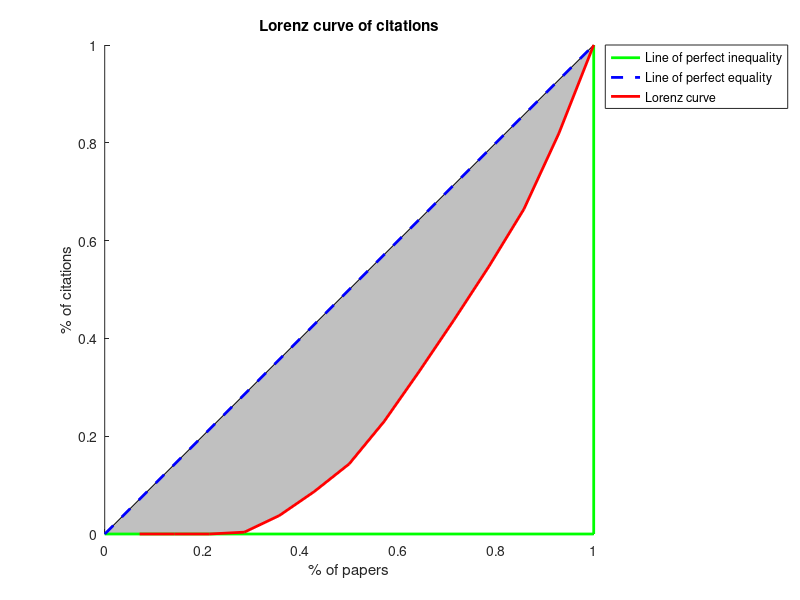

Recreate this plot in MATLAB. (Note: this script raises an error after producing the figure.)
function bibliometrics(varargin)
% BIBLIOMETRICS - Compute pratically all bibliometric indices actually known.
% Compute pratically all bibliometric indices actually known.
% Actually, every researcher come to terms with his/her bibliometric
% performance. There are many software to compute these indices, like
% Publish or Perish or Google Scholar. Anyway, these softwares require an
% additional work like to identify the proper papers to exclude papers by
% authors with the same name and surname. More over, Google Scholar is not
% efficient to list all the authors of a papers (it cuts the list), so some
% metrics are inaccurate.
% So I decided to set-up this algorithm to compute these metrics without web
% data-mining.
% 
% Syntax: 	bibliometrics(C,Y,A)
%      
%     Inputs:
%           C - an array with the number of Citations of published papers
%           (mandatory). These data can be obtained using several databases
%           as ISI, Researcher ID, Google Scholar, Scopus, Citeseeker,...
%           Y - an array with the Years of publication of the papers
%           (optional). Everybody know when an own paper was published...
%           A - an array with the number of Authors of published papers.
%           Everybody know the number of co-authors of an own paper...
%     Outputs (if all vectors were given):
%           - Descriptive statistics:
%               ° Total number of papers
%               ° Total number of citations
%               ° Min, Max, Mode, Median and Mean citations per papers (with 95% confidence intervals)
%               ° Variation Coefficient (normal and adjusted)
% 		      ° Gini's Coefficient
%               ° Years of activity, first and last year of publication
%               ° Min, Max, Mode, Median and Mean papers per year (with 95% confidence intervals)
%               ° Mean number of citations per year
%               ° Min, Max, Mode, Median and Mean Authors per paper (with 95% confidence intervals)
%               ° Citations per author
%           - Bibliometrics indices
%               ° Citations indices
%                   * Hirsch's h-index with a and m parameters, delta-h
%                   * Egghe's g-index, delta-g
%                   * Jin's A-index
%                   * Kosmulski's h2-index
%                   * Zhang's e-index
%                   * Sidiropoulos'es normalized h-Index 
%               ° Years weighted indices
%                   * Sidiropoulos'es Contemporary h-Index (hc-index)
%                   * Jin's Age weighted citation rate (AWCR) and AR-index
%                   * Harzing's Age weighted citation rate (AWCR) and AR-index
%               ° Authors weighted indices
%                   * Batista's Individual h-index (hI-index)
%                   * Harzing's Individual h-index (hI,norm-index)
%                   * Schreiber's Multi-authored h-index (hm-index)
%               ° Years and Authors weighted indices
%                   * Jin's Age weighted citation rate (AWCR) and AR-index
%                   * Harzing's Age weighted citation rate (AWCR) and AR-index
% 
%               Several plots
% 
%   Example:
%               C=[12 8 1 0 5 3 0 0];
%               Y=[2004 2007 2008 2008 2008 2009 2009 2010];
%               A=[8 9 10 7 11 11 7 5];
%               bibliometrics(C,Y,A)
% 
%           Created by Giuseppe Cardillo
%           giuseppe.cardillo-edta@poste.it
% 
% To cite this file, this would be an appropriate format:
% Cardillo G. (2010) Bibliometrics: the art of citations indices
% http://www.mathworks.com/matlabcentral/fileexchange/28161

%Input error handling
p = inputParser;
validationC = @(x) all(isnumeric(x)) && all(isreal(x)) && all(isfinite(x)) && isrow(x) && all(x>=0);
defaultC=[48 28 9 1 31 27 23 41 13 29 0 15 0 0];
addOptional(p,'C',defaultC,validationC);
validationAY = @(x) all(isnumeric(x)) && all(isreal(x)) && all(isfinite(x)) && isrow(x) && all(x>0);
defaultY=2000+[4 7 8 8 8 9 9 10 11 12 13 14 16 17];
addOptional(p,'Y',defaultY,validationAY);
defaultA=[8 9 10 7 11 11 7 5 4 8 8 8 14 8];
addOptional(p,'A',defaultA,validationAY);
parse(p,varargin{:});
C=p.Results.C; Y=p.Results.Y; A=p.Results.A;
clear p default* validation*

tr=repmat('-',1,80);

disp('BIBLIOMETRICS'); disp(tr)
%Descriptive statistics
disp('Descriptive statistics'); disp(tr)
n=length(C); Ctot=sum(C); 
fprintf('Total number of papers: %i\n',n)
fprintf('Total number of citations: %i\n',Ctot)
fprintf('Min: %i -  Max: %i\n',min(C),max(C))
fprintf('Mode of citations per paper: %i\n',mode(C))
fprintf('Median of citations per paper: %0.1f\n',median(C))
if n<=20
    I=binoinv(0.05,n,0.5);
else
    I=round((n-1.96*realsqrt(n))/2);
end
fprintf('95%% confidence interval: %0.1f - %0.1f\n',C(n-I+1),C(I))
M=mean(C); D=std(C); SEM=D/sqrt(n); MCI=M+[-1 1].*1.96.*SEM; CV=D/M*100;
fprintf('Mean number of citations per paper: %0.1f\n',M)
fprintf('Standard error of mean (SEM): %0.2f\n',SEM)
fprintf('95%% confidence interval: %0.1f - %0.1f\n',MCI)
fprintf('Variation coefficient (CV): %0.2f%%\n',CV)
fprintf('Adjusted Variation coefficient (CV''): %0.2f%%\n',CV*(1+1/(4*n)))
clear M SEM MCI CV
disp(' ')
%The Lorenz Curve
[Csorted,idx]=sort(C);
x=1:1:n; cC=cumsum(Csorted);
F=x./max(x);
L=cC/Ctot; 
Gcoeff=1-2*trapz(F,L);
fprintf('Gini''s coefficient: %0.2f\n',Gcoeff')
hold on
patch([0 1 1 0],[0 1 0 0],[192 192 192]./255)
patch([0 F 1 0],[0 L 0 0],'w')
Le1=plot([0 1],[0 0],'g','LineWidth',2);
plot([1 1],[0 1],'g','LineWidth',2)
Le2=plot([0 1],[0 1],'b--','LineWidth',2);
Le3=plot(F,L,'r-','LineWidth',2);
hold off
title('Lorenz curve of citations'); xlabel('% of papers'); ylabel('% of citations')
legend([Le1 Le2 Le3],'Line of perfect inequality','Line of perfect equality','Lorenz curve','Location','NorthEastOutside')
axis square
disp(tr)
if ~isempty(Y)
    Ny=(str2double(datestr(now,'yyyy'))-Y);
    %Harzing in her Publish or Perish add 1 to Ny. I don't know why. If we
    %are in 2010 and I have just published a paper in 2010 it haven't 1
    %year, but only few months....
    my=max(Ny); cty=sort(crosstab(Y)); lcty=length(cty);
    fprintf('Years: %i\n',my)
    fprintf('Years of publications\t first: %i \t last: %i\n',min(Y),max(Y))
    fprintf('Papers per year\t Min: %i \t Max: %i\n',min(cty),max(cty))
    fprintf('Mode of papers per year: %i\n',mode(cty))
    fprintf('Median of papers per year: %i\n',median(cty))
    if lcty<=20
        I=binoinv(0.05,n,0.5);
    else
        I=round((n-1.96*realsqrt(n))/2);
    end
    fprintf('95%% confidence interval: %0.1f - %0.1f\n',cty(lcty-I+1),cty(I))
    M=mean(cty); SEM=std(cty)/sqrt(lcty); MCI=M+[-1 1].*1.96.*SEM;
    fprintf('Mean number of papers per year: %0.1f\n',M)
    fprintf('Standard error of mean (SEM): %0.2f\n',SEM)
    fprintf('95%% confidence interval: %0.1f - %0.1f\n',MCI)
    disp(' ')
    fprintf('Mean number of citations per year: %0.1f\n',Ctot/my)
    disp(tr)
end
if ~isempty(A)
    fprintf('Authors\tMin: %i -  Max: %i\n',min(A),max(A))
    fprintf('Mode of Authors per paper: %i\n',mode(A))
    As=sort(A);
    fprintf('Median of Authors per paper: %0.1f\n',median(A))
    fprintf('95%% confidence interval: %0.1f - %0.1f\n',As(n-I+1),As(I))
    M=mean(A); SEM=std(A)/sqrt(n); MCI=M+[-1 1].*1.96.*SEM;
    fprintf('Mean number of Authors per paper: %0.1f\n',M)
    fprintf('Standard error of mean (SEM): %0.2f\n',SEM)
    fprintf('95%% confidence interval: %0.1f - %0.1f\n',MCI)
    clear As M SEM MCI
    disp(' ')
    fprintf('Citations per Author: %0.1f\n',sum(C./A))
    disp(tr)
end
disp(' ');

disp('Bibliometric indices'); disp(' ')
disp('Citations indices'); disp(tr)
%Hirsch, J.E. (2005) An index to quantify an individual's scientific
%research output, arXiv:physics/0508025 v5 29 Sep 2006.
%[...] The h-index is defined as follows:
%A scientist has index h if h of his/her Np papers have at least h
%citations each, and the other (Np-h) papers have no more than h citations
%each. [...] The relation between Ctot and h will depend on the detailed
%form of the particular distribution, and it is useful to define the
%proportionality constant a as Ctot=ah^2. I find empirically that a ranges 
%between 3 and 5. 
Csorted=fliplr(Csorted); idx=fliplr(idx);
Hidx=sum(Csorted>=x); H2=Hidx^2; 
fprintf('Hirsch''s h-index: %i \t a: %0.2f',Hidx,Ctot/H2)
if ~isempty(Y)
    %One way to facilitate comparisons between academics with different
    %lengths of academic careers is to divide the h-index by the number of
    %years the academic has been active (measured as the number of years
    %since the first published paper). Hirsch (2005) proposed this measure
    %and called it m.
    fprintf('\t m: %0.2f',Hidx/my)
else
    fprintf('\n')
end
%dH measures the minimum number of citations missing in order to increment
%the current h-index by 1. 
if Hidx<n
    dH=Hidx+1-Csorted(Hidx+1);
    fprintf('\tDelta-h: %i\n',dH); 
else
    fprintf('\tThis is the max possible h-index\n')
end

%Egghe, L. (2006) Theory and practice of the g-index, Scientometrics, vol.
%69, No 1, pp. 131-152.
%The g-index is defined as follows:
%[Given a set of articles] ranked in decreasing order of the number of
%citations that they received, the g-index is the (unique) largest number
%such that the top g articles received (together) at least g2 citations.
%Although the g-index has not yet attracted much attention or empirical
%verification, it would seem to be a very useful complement to the h-index. 
x2=x.^2; cC=cumsum(Csorted);
Gidx=sum(cC>=x2);
fprintf('Egghe''s g-index: %i\t',Gidx)
%dG measures the minimum number of citations missing in order to increment the
%current g-index by 1. 
if Gidx<n
    dG=(Gidx+1)^2-sum(Csorted(1:Gidx+1));
    fprintf('Delta-g: %i\n',dG); 
else
    fprintf('This is the max possible g-index\n')
end

%delta-H and delta-G should be a measure of how difficult would be for the
%author at hand to increase his/her h and g-index. Note however that the
%range of delta-h is relatively small (in the worst case, delta-h= 2h+1).
%Note that a value of delta-H equal to, e.g., 2, does not mean 2 more
%generic citations are needed for increasing the h-index, but 2 more
%citation on *particular* papers (usually the one in position h+1, and some
%other paper right in the positions previous to h+1). 

%Jin, B. H. (2006). h-Index: An evaluation indicator proposed by scientist.
%Science Focus, 1(1), 8-9.
%The A-index is the "A"verage number of citations of the papers in the
%h-core
Aidx=mean(Csorted(1:Hidx));
fprintf('Jin''s A-index: %0.2f\n',Aidx); 

%Kosmulski, M. (2006). A new Hirsch-type index saves time and works equally
%well as the original h-index. ISSI Newsletter, 2(3), 4-6.
%A scientist's h(2) index is defined as the highest natural number such
%that his h(2) most-cited papers received each at least [h(2)]2 citations.
H2idx=sum(Csorted>=x2);
fprintf('Kosmulski''s h2-index: %i\n',H2idx);

%Zhang, C.T. The e-index, complementing the h-index for excess citations,
%PLoS ONE, Vol 5, Issue 5 (May 2009), e5429. The e-index is the square
%root of the surplus of citations in the h-set beyond h2, i.e., beyond the
%theoretical minimum required to obtain a h-index of 'h'. The aim of the
%e-index is to differentiate between scientists with similar h-indices but
%different citation patterns. 
Eidx=realsqrt(sum(Csorted(1:Hidx))-H2);
fprintf('Zhang''s e-index: %0.1f\n',Eidx);

%The Contemporary h-index was proposed by Antonis Sidiropoulos, Dimitrios
%Katsaros, and Yannis Manolopoulos in their paper Generalized h-index for
%disclosing latent facts in citation networks, arXiv:cs.DL/0607066  v1 13
%Jul 2006. It adds an age-related weighting to each cited article, giving
%(by default; this depends on the parametrization) less weight to older
%articles. The weighting is parametrized; I used gamma=4 and delta=1, like
%the authors did for their experiments. This means that for an article
%published during the current year, its citations account four times. For
%an article published 4 years ago, its citations account only one time. For
%an article published 6 years ago, its citations account 4/6 times, and so
%on.
%In the same paper the authors proposed the normalized h-index defined as
%follow: A researcher has normalized h-index hn = h/Np, if h of its Np 
%articles have received at least h citations each, and the rest (Np - h)
%articles received no more than h citations.
fprintf('Sidiropoulos''es normalized h-index: %0.2f\n',Hidx/n)
disp(tr); disp(' '); 
if ~isempty(Y)
    disp('Years weighted indices'); disp(tr)
    Ny=Ny+1; %add 1 to avoid n/0
    Sc=sort(4.*Ny.^-1.*C,'descend');
    Hcidx=sum(Sc>=x); Hc2=Hcidx^2;
    fprintf('Sidiropoulos''es Contemporary h-index (hc-index): %i \t a: %0.2f\n',Hcidx,sum(Sc)/Hc2);

%The age-weighted citation rate was inspired by Bihui Jin's note The
%AR-index: complementing the h-index, ISSI Newsletter, 2007, 3(1), p. 6.
%The AWCR measures the number of citations to an entire body of work,
%adjusted for the age of each individual paper. It is an age-weighted
%citation rate, where the number of citations to a given paper is divided
%by the age of that paper. Jin defines the AR-index as the square root of
%the sum of all age-weighted citation counts over all papers that
%contribute to the h-index.
    Nys=Ny(idx);
    JAWCR=sum(Csorted(1:Hidx)./Nys(1:Hidx));
    fprintf('Jin''s Age-weighted citation rate (AWCR): %0.2f\n',JAWCR);
%The AW-index is defined as the square root of the AWCR to allow comparison
%with the h-index; it approximates the h-index if the (average) citation
%rate remains more or less constant over the years.
    fprintf('Jin''s AR-index (AR-index): %0.2f\n',realsqrt(JAWCR));
%However, Harzing sum over all papers instead, because she feels that this
%represents the impact of the total body of work more accurately. (In
%particular, it allows younger and as yet less cited papers to contribute
%to the AWCR, even though they may not yet contribute to the h-index.)
    HAWCR=sum(Csorted./Nys);
    fprintf('Harzing''s Age-weighted citation rate (AWCR): %0.2f\n',HAWCR);
    fprintf('Harzing''s AR-index (AR-index): %0.2f\n',realsqrt(HAWCR));
    disp(tr); disp(' '); 
end

if ~isempty(A)
    disp('Authors weighted indices'); disp(tr)
%The Individual h-index was proposed by Pablo D. Batista, Monica G.
%Campiteli, Osame Kinouchi, and Alexandre S. Martinez in their paper Is it
%possible to compare researchers with different scientific interests?,
%Scientometrics, Vol 68, No. 1 (2006), pp. 179-189. It divides the standard
%h-index by the average number of authors in the articles that contribute
%to the h-index, in order to reduce the effects of co-authorship; the
%resulting index is called hI.    
    AS=A(idx);
    HIidx=Hidx/mean(AS(1:Hidx));
    fprintf('Batista''s Individual h-index (hI-index): %0.2f\n',HIidx)
%Harzing also implements an alternative individual h-index,
%hI,norm, that takes a different approach: instead of dividing the total
%h-index, she first normalizes the number of citations for each paper by
%dividing the number of citations by the number of authors for that paper,
%then calculates hI,norm  as the h-index of the normalized citation counts.
%This approach is much more fine-grained than Batista et al.'s; she
%believes that it more accurately accounts for any co-authorship effects
%that might be present and that it is a better approximation of the
%per-author impact, which is what the original h-index set out to provide.
    SAH=sort(C./A,'descend');
    HHIidx=sum(SAH>=x);
    fprintf('Harzing''s Individual h-index (hI,norm-index): %0.2f\n',HHIidx)
%The third variation is due to Michael Schreiber and first described in his
%paper To share the fame in a fair way, hm modifies h for multi-authored
%manuscripts, New Journal of Physics, Vol 10 (2008), 040201-1-8.
%Schreiber's method uses fractional paper counts instead of reduced
%citation counts to account for shared authorship of papers, and then
%determines the multi-authored hm  index based on the resulting effective
%rank of the papers using undiluted citation counts.
    xS=x./AS;
    Hmidx=sum(Csorted>=xS);
    fprintf('Schreiber''s Multi-authored h-index (hm-index): %0.2f\n',Hmidx)
    disp(tr); disp(' '); 
end

if ~isempty(Y) && ~isempty(A)
    disp('Years and Authors weighted indices'); disp(tr)
    %The per-author age-weighted citation rate is similar to the plain
    %AWCR, but is normalized to the number of authors for each paper.
    JAWCRN=sum(Csorted(1:Hidx)./Nys(1:Hidx)./A(1:Hidx));
    fprintf('Jin''s Age-weighted citation rate (AWCR) normalized per authors: %0.2f\n',JAWCRN);
    fprintf('Jin''s AR-index (AR-index) normalized per authors: %0.2f\n',realsqrt(JAWCRN));
    HAWCRN=sum(Csorted./Nys./AS);
    fprintf('Harzing''s Age-weighted citation rate (AWCR) normalized per authors: %0.2f\n',HAWCRN);
    fprintf('Harzing''s AR-index (AR-index) normalized per authors: %0.2f\n',realsqrt(HAWCRN));
    disp(tr)
end
figure
subplot(2,3,2); plot(x2,Csorted,'b.',x2,Csorted,'r-',x2,x2,'k-')
title('Kosmulski''s h2-index plot'); xlabel('Squared Paper Rank'); ylabel('Citations'); 
subplot(2,3,3); plot(x2,cC,'b.',x2,cC,'r-',x2,x2,'k-')
title('Egghe''s g-index plot'); xlabel('Squared Paper Rank'); ylabel('Cumulative sum of Citations'); 
subplot(2,3,4); plot(x,Sc,'b.',x,Sc,'r-',x,x,'k-')
title('Sidiropoulos''s hc-index plot'); xlabel('Paper Rank'); ylabel('Age weighted citations'); 
subplot(2,3,5); plot(x,SAH,'b.',x,SAH,'r-',x,x,'k-'); 
title('Harzing''s hI,norm-index plot'); xlabel('Paper Rank'); ylabel('Authors weighted Citations'); 
subplot(2,3,6); plot(xS,Csorted,'b.',xS,Csorted,'r-',xS,xS,'k-'); 
title('Schreiber''s hm-index plot'); xlabel('Authors weighted Paper Rank'); ylabel('Citations'); 

TC=sum(Csorted>0);
X=zeros(Ctot,1);
M=1:1:Csorted(1);
send=cumsum(Csorted(1:TC));
sstart=[1 send(1:TC-1)+1];
for I=1:sum(Csorted>0)
    X(sstart(I):send(I))=M(1:Csorted(I));
end
Y=rldecode(Csorted,x)';
Xs=[X;Y];
Ys=[Y;X];
subplot(2,3,1);
scatter(Xs,Ys,4)
Xs=repmat(1:1:Hidx,1,Hidx);
Ys=rldecode(repmat(Hidx,1,Hidx),1:1:Hidx);
hold on
scatter(Xs,Ys,4,'r')
hold off
title(sprintf('Hirsch''s h-index as Durfee''s\n square on a Ferrers''es diagram'));  


    function x = rldecode(len, val)
    %RLDECODE Run-length decoding of run-length encode data.
    %
    %   X = RLDECODE(LEN, VAL) returns a vector XLEN with the length of each run
    %   and a vector VAL with the corresponding values.  LEN and VAL must have the
    %   same lengths.
    %
    %   Example: rldecode([ 2 3 1 2 4 ], [ 6 4 5 8 7 ]) will return
    %
    %      x = [ 6 6 4 4 4 5 8 8 7 7 7 7 ];
    %
    %   See also RLENCODE.

    %   Author:      Peter J. Acklam
    %   Time-stamp:  2002-03-03 13:50:38 +0100
    %   E-mail:      pjacklam@online.no
    %   URL:         http://home.online.no/~pjacklam

       % keep only runs whose length is positive
       k = len > 0;
       len = len(k);
       val = val(k);

       % now perform the actual run-length decoding
       i = cumsum(len);             % LENGTH(LEN) flops
       j = zeros(1, i(end));
       j(i(1:end-1)+1) = 1;         % LENGTH(LEN) flops
       j(1) = 1;
       x = val(cumsum(j));          % SUM(LEN) flops
    end
end
